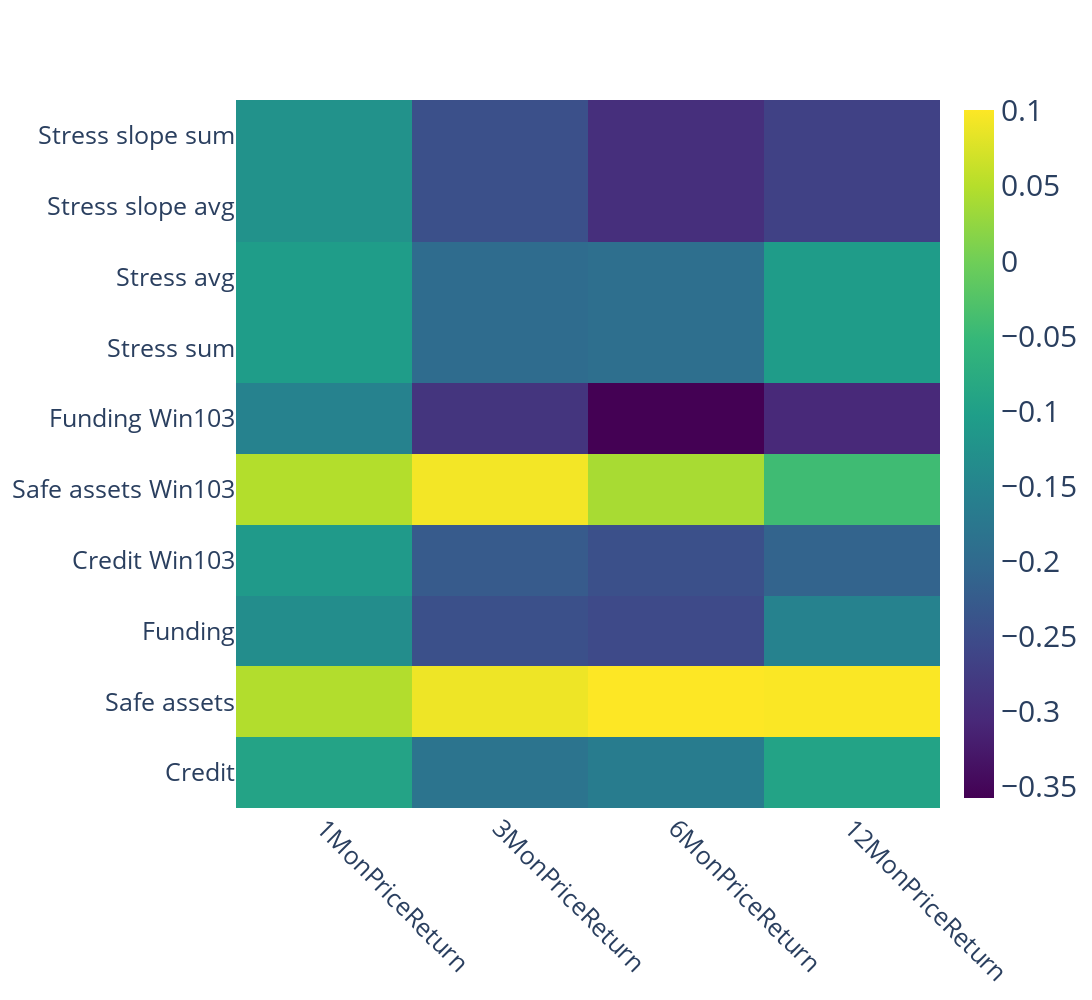

Here is the notebook cell this chart was saved with:
### Markdown cell above
# Graph Correlations (Single-Column to S&P Price Returns)

### Code cell
import plotly.graph_objects as go 

# create a heatmap of the correlation matrix using Plotly
corr_matrix = clean_w_slope.loc[:, ['Credit', 'Safe assets', 'Funding', f'Credit Win{best_window_size}', f'Safe assets Win{best_window_size}', f'Funding Win{best_window_size}', 'Stress sum', 'Stress avg','Stress slope avg', 'Stress slope sum','1MonPriceReturn', '3MonPriceReturn', '6MonPriceReturn', '12MonPriceReturn']].corr()
cmat = corr_matrix.loc[:, ['1MonPriceReturn', '3MonPriceReturn', '6MonPriceReturn', '12MonPriceReturn']].iloc[:10]

fig = go.Figure(data=go.Heatmap(
                   z=cmat.values,
                   x=cmat.columns,
                   y=cmat.index,
                   colorscale='Viridis'))

# update the layout to make the plot larger, increase font size, and add lines to separate rectangles
fig.update_layout(
    width=1500,
    height=1000,
    font=dict(
        size=30,
    ),
    xaxis=dict(
        showgrid=True,
        gridwidth=1,
        gridcolor='white',
        tickangle=45,
        tickfont=dict(
            size=25,
        )
    ),
    yaxis=dict(
        showgrid=True,
        gridwidth=1,
        gridcolor='white',
        tickfont=dict(
            size=25,
        )
    )
)

# show the plot
fig.show()

### Figure 1 — Plotly figure (JSON) as saved in the notebook; plotly's stock layout.template omitted (floating-point values rounded to 4 significant figures)
{"data": [{"colorscale": [[0, "#440154"], [0.1111, "#482878"], [0.2222, "#3e4989"], [0.3333, "#31688e"], [0.4444, "#26828e"], [0.5556, "#1f9e89"], [0.6667, "#35b779"], [0.7778, "#6ece58"], [0.8889, "#b5de2b"], [1, "#fde725"]], "type": "heatmap", "x": ["1MonPriceReturn", "3MonPriceReturn", "6MonPriceReturn", "12MonPriceReturn"], "y": ["Credit", "Safe assets", "Funding", "Credit Win103", "Safe assets Win103", "Funding Win103", "Stress sum", "Stress avg", "Stress slope avg", "Stress slope sum"], "z": [[-0.09229, -0.1818, -0.1651, -0.09314], [0.04763, 0.08999, 0.1006, 0.09875], [-0.1336, -0.2439, -0.2549, -0.1538], [-0.1105, -0.2265, -0.2445, -0.211], [0.04844, 0.09361, 0.04047, -0.04346], [-0.1542, -0.2875, -0.3577, -0.3046], [-0.1042, -0.1976, -0.1909, -0.1063], [-0.1042, -0.1976, -0.1909, -0.1063], [-0.1249, -0.2442, -0.2961, -0.2677], [-0.1249, -0.2442, -0.2961, -0.2677]]}], "layout": {"font": {"size": 30}, "height": 1000, "width": 1500, "xaxis": {"gridcolor": "white", "gridwidth": 1, "showgrid": true, "tickangle": 45, "tickfont": {"size": 25}}, "yaxis": {"gridcolor": "white", "gridwidth": 1, "showgrid": true, "tickfont": {"size": 25}}}}
